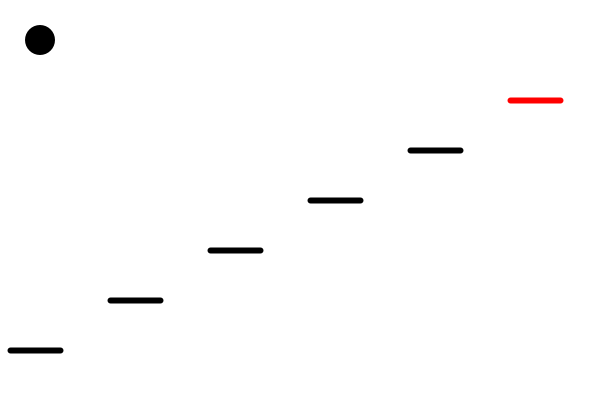
Frame 1 (no input)
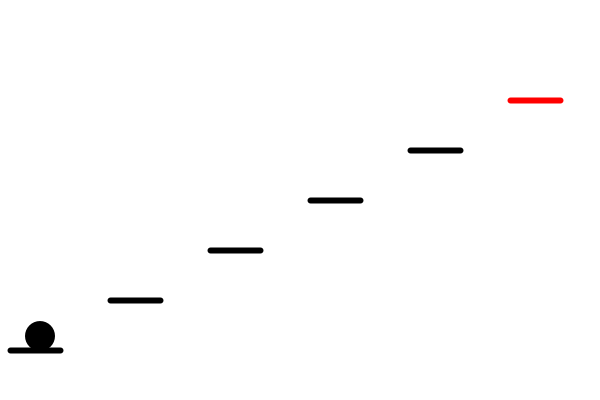
Frame 60 (the mouse pressed at the canvas centre just before this capture)
Frame 120 (the mouse held since frame 60 and released just before this capture): identical to frame 60, image omitted

The Processing sketch that drew these frames (run headless with seeded random() and noise(); from frame 60 on, the mouse is pressed at the canvas centre):

// Processing sketch: StepCircle
// ── StepCircle.pde
float x=40, y=40;
float w=30, h=30;
float dx=0, dy=0;
boolean over = false;
boolean clear = false;
boolean up, left, right;
boolean onGround = false;

class Line {
  float x1,y1,x2,y2;
  boolean goal;
  Line(float x1,float y1,float x2,float y2) {
    this.x1 = x1;
    this.y1 = y1;
    this.x2 = x2;
    this.y2 = y2;
    this.goal = false;
  }
  void draw() {
    if (this.goal) {
      stroke(255,0,0);
    } else {
      stroke(0);
    }
    strokeWeight(6);
    line(this.x1,this.y1,this.x2,this.y2);
  }
  boolean isHit(float x,float y,float radius) {
    return this.x1 <= x && this.x2 >= x &&
        this.y1 >= y-radius && this.y1 <= y+radius;
  }
}
Line[] lines = new Line[6];

void setup() {
  size(600, 400);
  for (int i=0; i<6; i++) {
    Line l = new Line(
      i*100+10,
      350-i*50,
      i*100+60,
      350-i*50
    );
    if (i == 5) {
      l.goal = true;
    }
    lines[i] = l;
  }
}

void draw() {
  background(255);
  for (Line l : lines) {
    l.draw();
  }
  noStroke();
  fill(0);
  ellipse(x, y, w, h);

  if (over) {
    textSize(50);
    textAlign(CENTER);
    text("GAME OVER", 300, 200);
    return;
  }

  if (clear) {
    textSize(50);
    textAlign(CENTER);
    text("CLEAR", 300, 200);
    return;
  }

  onGround = false;
  for (Line l : lines) {
    if (l.isHit(x,y,w/2)) {
      dy = 0;
      if (l.goal) {
        clear = true;
      }
      onGround = true;
      break;
    }
  }

  if (keyPressed) {
    if (up && dy == 0)
      dy -= 7;
    if (left)
      dx -= 0.1;
    if (right)
      dx += 0.1;
  }

  dx *= 0.98;
  dy *= 0.98;
  x += dx;
  y += dy;

  if (!onGround) dy += 0.3;
  if (y > (height - h/2))
    over = true;
}

void keyPressed() {
  if (keyCode == UP) up = true;
  if (keyCode == LEFT) left = true;
  if (keyCode == RIGHT) right = true;
}

void keyReleased() {
  if (keyCode == UP) up = false;
  if (keyCode == LEFT) left = false;
  if (keyCode == RIGHT) right = false;
}
